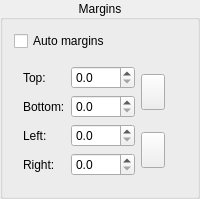
              <widget class="QGroupBox" name="marginsGroup">
               <property name="title">
                <string>Margins</string>
               </property>
               <property name="alignment">
                <set>Qt::AlignCenter</set>
               </property>
               <layout class="QVBoxLayout" name="verticalLayout_14">
                <item>
                 <layout class="QHBoxLayout" name="horizontalLayout_8">
                  <item>
                   <widget class="QCheckBox" name="autoMargins">
                    <property name="text">
                     <string>Auto margins</string>
                    </property>
                    <property name="checked">
                     <bool>false</bool>
                    </property>
                   </widget>
                  </item>
                  <item>
                   <spacer name="horizontalSpacer_22">
                    <property name="orientation">
                     <enum>Qt::Horizontal</enum>
                    </property>
                    <property name="sizeHint" stdset="0">
                     <size>
                      <width>1</width>
                      <height>1</height>
                     </size>
                    </property>
                   </spacer>
                  </item>
                 </layout>
                </item>
                <item>
                 <widget class="QWidget" name="marginsWidget" native="true">
                  <layout class="QHBoxLayout" name="horizontalLayout_9">
                   <item>
                    <layout class="QGridLayout" name="gridLayout_9">
                     <item row="0" column="2" rowspan="2">
                      <widget class="QToolButton" name="topBottomLink">
                       <property name="toolTip">
                        <string>Link or unlink the top and bottom margins. While they are linked, changing one changes the other.</string>
                       </property>
                       <property name="accessibleName">
                        <string>Link top and bottom margins</string>
                       </property>
                       <property name="minimumSize">
                        <size>
                         <width>24</width>
                         <height>36</height>
                        </size>
                       </property>
                       <property name="maximumSize">
                        <size>
                         <width>24</width>
                         <height>36</height>
                        </size>
                       </property>
                       <property name="icon">
                        <iconset resource="../resources/resources.qrc">
                         <normaloff>:/icons/stock-vchain.svg</normaloff>:/icons/stock-vchain.svg</iconset>
                       </property>
                       <property name="iconSize">
                        <size>
                         <width>18</width>
                         <height>24</height>
                        </size>
                       </property>
                      </widget>
                     </item>
                     <item row="0" column="0">
                      <widget class="QLabel" name="label_3">
                       <property name="buddy">
                        <cstring>topMarginSpinBox</cstring>
                       </property>
                       <property name="text">
                        <string>Top:</string>
                       </property>
                      </widget>
                     </item>
                     <item row="3" column="0">
                      <widget class="QLabel" name="label_4">
                       <property name="buddy">
                        <cstring>rightMarginSpinBox</cstring>
                       </property>
                       <property name="text">
                        <string>Right:</string>
                       </property>
                      </widget>
                     </item>
                     <item row="2" column="0">
                      <widget class="QLabel" name="label_5">
                       <property name="buddy">
                        <cstring>leftMarginSpinBox</cstring>
                       </property>
                       <property name="text">
                        <string>Left:</string>
                       </property>
                      </widget>
                     </item>
                     <item row="2" column="2" rowspan="2">
                      <widget class="QToolButton" name="leftRightLink">
                       <property name="toolTip">
                        <string>Link or unlink the left and right margins. While they are linked, changing one changes the other.</string>
                       </property>
                       <property name="accessibleName">
                        <string>Link left and right margins</string>
                       </property>
                       <property name="minimumSize">
                        <size>
                         <width>24</width>
                         <height>36</height>
                        </size>
                       </property>
                       <property name="maximumSize">
                        <size>
                         <width>24</width>
                         <height>36</height>
                        </size>
                       </property>
                       <property name="icon">
                        <iconset resource="../resources/resources.qrc">
                         <normaloff>:/icons/stock-vchain.svg</normaloff>:/icons/stock-vchain.svg</iconset>
                       </property>
                       <property name="iconSize">
                        <size>
                         <width>18</width>
                         <height>24</height>
                        </size>
                       </property>
                       <property name="checked">
                        <bool>false</bool>
                       </property>
                      </widget>
                     </item>
                     <item row="3" column="1">
                      <widget class="QDoubleSpinBox" name="rightMarginSpinBox">
                       <property name="decimals">
                        <number>1</number>
                       </property>
                       <property name="maximum">
                        <double>9999.000000000000000</double>
                       </property>
                      </widget>
                     </item>
                     <item row="1" column="1">
                      <widget class="QDoubleSpinBox" name="bottomMarginSpinBox">
                       <property name="decimals">
                        <number>1</number>
                       </property>
                       <property name="maximum">
                        <double>9999.000000000000000</double>
                       </property>
                      </widget>
                     </item>
                     <item row="0" column="1">
                      <widget class="QDoubleSpinBox" name="topMarginSpinBox">
                       <property name="decimals">
                        <number>1</number>
                       </property>
                       <property name="maximum">
                        <double>9999.000000000000000</double>
                       </property>
                      </widget>
                     </item>
                     <item row="1" column="0">
                      <widget class="QLabel" name="label_6">
                       <property name="buddy">
                        <cstring>bottomMarginSpinBox</cstring>
                       </property>
                       <property name="text">
                        <string>Bottom:</string>
                       </property>
                      </widget>
                     </item>
                     <item row="2" column="1">
                      <widget class="QDoubleSpinBox" name="leftMarginSpinBox">
                       <property name="decimals">
                        <number>1</number>
                       </property>
                       <property name="maximum">
                        <double>9999.000000000000000</double>
                       </property>
                      </widget>
                     </item>
                    </layout>
                   </item>
                   <item>
                    <spacer name="horizontalSpacer_24">
                     <property name="orientation">
                      <enum>Qt::Horizontal</enum>
                     </property>
                     <property name="sizeType">
                      <enum>QSizePolicy::Expanding</enum>
                     </property>
                     <property name="sizeHint" stdset="0">
                      <size>
                       <width>1</width>
                       <height>1</height>
                      </size>
                     </property>
                    </spacer>
                   </item>
                  </layout>
                 </widget>
                </item>
               </layout>
              </widget>
